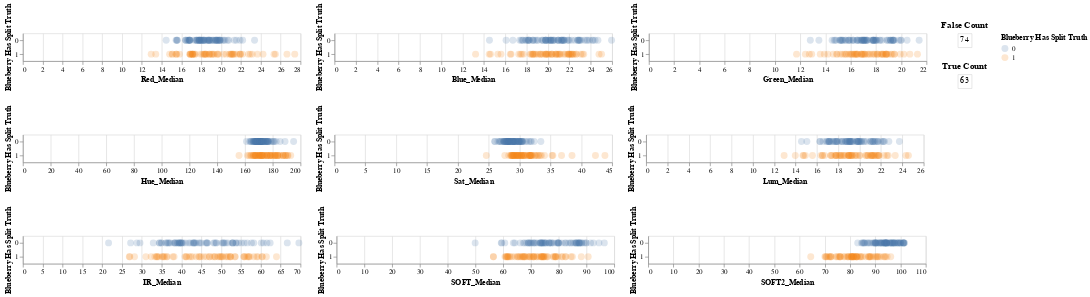

Source (notebook cell):
### Markdown cell above
## Median Plot

### Code cell
## set type interval
choice = frame

brush2 = alt.selection_interval(encodings=['x'])

chart = alt.Chart(choice).mark_circle(opacity = 0.2, size = 100).encode(
    y = 'Blueberry Has Split Truth:N',
    color = alt.condition(brush2, 'Blueberry Has Split Truth:N', alt.value('lightgray'))
).add_selection(
    brush2
)

# Base chart for Matrix
fp = alt.Chart(choice[choice['Blueberry Has Split Truth'] == 0]).mark_text().encode(
  y=alt.Y('count:O',axis=None)
).transform_filter(
    brush2
)

tp = alt.Chart(choice[choice['Blueberry Has Split Truth'] == 1]).mark_text().encode(
  y=alt.Y('count:O',axis=None)
).transform_filter(
    brush2
)

print('Correlation')
rounding = 3
print([round(corrMedian['Red_Median']['Blueberry Has Split Truth'], rounding),round(corrMedian['Blue_Median']['Blueberry Has Split Truth'], rounding),round(corrMedian['Green_Median']['Blueberry Has Split Truth'], rounding)])
print([round(corrMedian['Hue_Median']['Blueberry Has Split Truth'], rounding),round(corrMedian['Sat_Median']['Blueberry Has Split Truth'], rounding),round(corrMedian['Lum_Median']['Blueberry Has Split Truth'], rounding)])
print([round(corrMedian['IR_Median']['Blueberry Has Split Truth'], rounding),round(corrMedian['SOFT_Median']['Blueberry Has Split Truth'], rounding),round(corrMedian['SOFT2_Median']['Blueberry Has Split Truth'], rounding)])

m_0 = fp.encode(text = 'count():N', key = 'Blueberry Has Split Truth').properties(title='False Count')
m_1 = tp.encode(text = 'count():N', key = 'Blueberry Has Split Truth').properties(title='True Count')

(chart.encode(x='Red_Median:Q') | chart.encode(x='Blue_Median:Q') | chart.encode(x='Green_Median:Q')) & (chart.encode(x='Hue_Median:Q') | chart.encode(x='Sat_Median:Q') | chart.encode(x='Lum_Median:Q'))  & (chart.encode(x='IR_Median:Q') | chart.encode(x='SOFT_Median:Q') | chart.encode(x='SOFT2_Median:Q')) | (m_0 & m_1)
